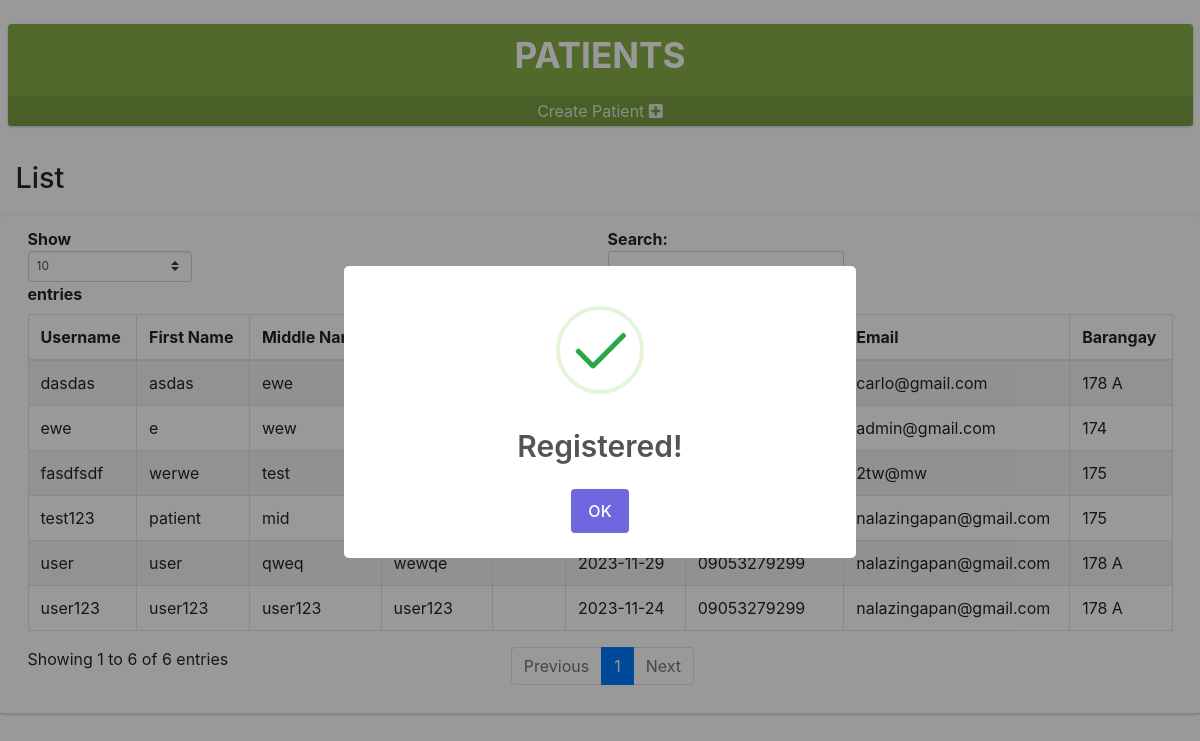
The app's page /admin/insertPatient.php (signed in) with its own data.
### tables this page shows
CREATE TABLE `patient` (
  `patient_id` int(11) NOT NULL,
  `username` varchar(255) NOT NULL,
  `password` varchar(255) NOT NULL,
  `first_name` varchar(255) NOT NULL,
  `middle_name` varchar(255) DEFAULT NULL,
  `last_name` varchar(255) NOT NULL,
  `suffix` varchar(255) NOT NULL,
  `birthdate` date NOT NULL,
  `contact_number` varchar(255) NOT NULL,
  `email` varchar(255) NOT NULL,
  `barangay` varchar(255) NOT NULL,
  `status` varchar(255) NOT NULL
);

### loginverification.php (called while the page is built, shortened)
<?php
function logged_in(){
  if(isset($_SESSION['user_id']) && !empty($_SESSION['user_id'])){
    return true;
  }else {
    return false;
  }
}
?>

### admin/patient.php (the view, shortened to what this page needs)
<?php
include '../connectMySQL.php';
include '../loginverification.php';
if (logged_in()) {
?>
<!DOCTYPE html>
<html lang="en">
  <link rel="stylesheet" href="../plugins/fontawesome-free/css/all.min.css">
  <link rel="stylesheet" href="../plugins/icheck-bootstrap/icheck-bootstrap.min.css">
  <link rel="stylesheet" href="../dist/css/adminlte.min.css?v=3.2.0">
  <link rel="stylesheet" href="../designs.css">
<form method="post">
<div class="col-lg-12 col-12">
    <div class="small-box badge-info">
        <div class="inner"><center>
            <h3>PATIENTS</h3></center>
        </div>
        <a href="#top" class="small-box-footer create_account">
                Create Patient <i class="fas fa-plus-square"></i>
         </a>
    </div>
</div>
<div class="content-header">
    <div class="container-fluid">
        <div class="row mb-1">
            <div class="col-sm-12">
                <h1 class="m-0" id="concernInfo">List </h1>
            </div>
        </div>
    </div>
</div>
<div class="content">
    <div class="card">
        <div class="card-header border-1">
            <div class="d-flex flex-row justify-content-end">
                <?php
                $query = "SELECT * FROM patient";
                $result = $conn->query($query);
                echo "<div id='successz' class = 'col-lg-12'>
                <table class='table table-bordered table-striped dataTable dtr-inline ' id='table'>
                <thead><tr>
                <th nowrap>Username</th>
                <th nowrap>First Name</th>
                <th nowrap>Middle Name</th>
                <th nowrap>Last Name</th>
                <th nowrap>Suffix</th>
                <th nowrap>Birthdate</th>
                <th nowrap>Contact Number</th>
                <th nowrap>Email</th>
                <th nowrap>Barangay</th>
                <th nowrap>Update</th>
                </tr></thead><tbody>";
                while ($row = $result->fetch_assoc()) {
                    echo "<tr role='row'>";
                    echo "<td>" . $row['username'] . "</td>";
                    echo "<td>" . $row['first_name'] . "</td>";
                    echo "<td>" . $row['middle_name'] . "</td>";
                    echo "<td>" . $row['last_name'] . "</td>";
                    echo "<td>" . $row['suffix'] . "</td>";
                    echo "<td>" . $row['birthdate'] . "</td>";
                    echo "<td>" . $row['contact_number'] . "</td>";
                    echo "<td>" . $row['email'] . "</td>";
                    echo "<td>" . $row['barangay'] . "</td>";
                }
                ?>
</form>
<?php
} else {
    header('location:../index.php');
}
?>
</body>
</html>

### designs.css (style rules this page uses)
.badge-info { color: #fff; background-color: #86B049; }

### admin/patient.php (style rules this page uses)
.badge-info { color: #fff; background-color: #86B049; }

### records on screen
patient: username "test123", first_name "patient", middle_name "mid", email "nalazingapan@gmail.com", barangay "175"
patient: username "user", first_name "user", middle_name "qweq", last_name "wewqe", birthdate "2023-11-29", contact_number "09053279299", email "nalazingapan@gmail.com", barangay "178 A"
patient: username "user123", first_name "user123", middle_name "user123", last_name "user123", birthdate "2023-11-24", contact_number "09053279299", email "nalazingapan@gmail.com", barangay "178 A"
patient: username "ewe", first_name "e", middle_name "wew", email "admin@gmail.com", barangay "174"
patient: username "fasdfsdf", first_name "werwe", middle_name "test", email "2tw@mw", barangay "175"
patient: username "dasdas", first_name "asdas", middle_name "ewe", email "carlo@gmail.com", barangay "178 A"
